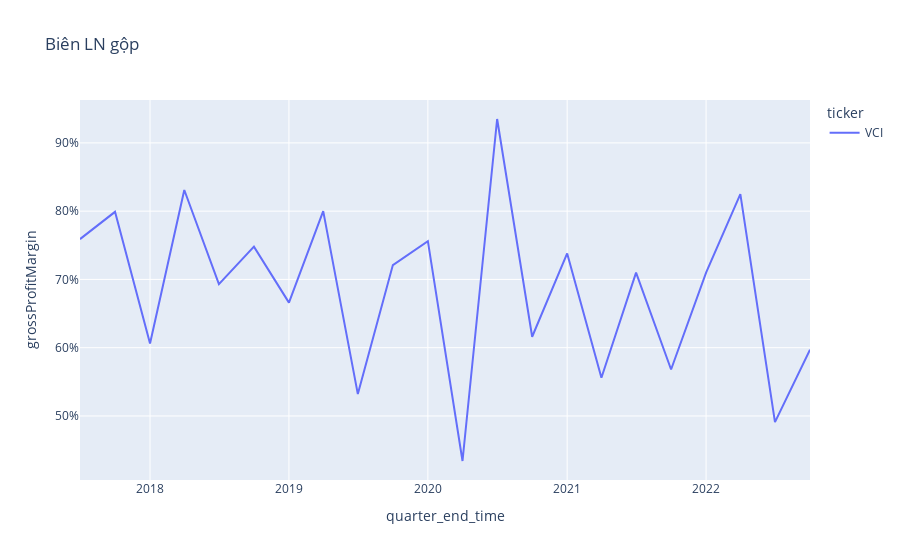

Notebook code for this chart:
### Markdown cell above
## Biên LN gộp(%)

### Code cell
import seaborn as sns
import plotly.express as px

fig = px.line(
    balancesheet_financialratio_incomestatement_per_group,
    x="quarter_end_time",
    y="grossProfitMargin",
    color="ticker",
    title="Biên LN gộp",
)
fig.layout.yaxis.tickformat = ',.0%'
fig.show()

### Figure 1 — Plotly figure (JSON) as saved in the notebook; plotly's stock layout.template omitted (floating-point values rounded to 4 significant figures)
{"data": [{"hovertemplate": "ticker=VCI<br>quarter_end_time=%{x}<br>grossProfitMargin=%{y}<extra></extra>", "legendgroup": "VCI", "line": {"color": "#636efa", "dash": "solid"}, "marker": {"symbol": "circle"}, "mode": "lines", "name": "VCI", "orientation": "v", "showlegend": true, "type": "scatter", "x": ["2022-09-30T23:59:59.999999", "2022-06-30T23:59:59.999999", "2022-03-31T23:59:59.999999", "2021-12-31T23:59:59.999999", "2021-09-30T23:59:59.999999", "2021-06-30T23:59:59.999999", "2021-03-31T23:59:59.999999", "2020-12-31T23:59:59.999999", "2020-09-30T23:59:59.999999", "2020-06-30T23:59:59.999999", "2020-03-31T23:59:59.999999", "2019-12-31T23:59:59.999999", "2019-09-30T23:59:59.999999", "2019-06-30T23:59:59.999999", "2019-03-31T23:59:59.999999", "2018-12-31T23:59:59.999999", "2018-09-30T23:59:59.999999", "2018-06-30T23:59:59.999999", "2018-03-31T23:59:59.999999", "2017-12-31T23:59:59.999999", "2017-09-30T23:59:59.999999", "2017-06-30T23:59:59.999999"], "xaxis": "x", "y": [0.597, 0.491, 0.825, 0.71, 0.568, 0.71, 0.556, 0.738, 0.616, 0.935, 0.434, 0.756, 0.721, 0.532, 0.8, 0.666, 0.748, 0.693, 0.831, 0.606, 0.799, 0.759], "yaxis": "y"}], "layout": {"legend": {"title": {"text": "ticker"}, "tracegroupgap": 0}, "title": {"text": "Biên LN gộp"}, "xaxis": {"anchor": "y", "domain": [0, 1], "title": {"text": "quarter_end_time"}}, "yaxis": {"anchor": "x", "domain": [0, 1], "tickformat": ",.0%", "title": {"text": "grossProfitMargin"}}}}
